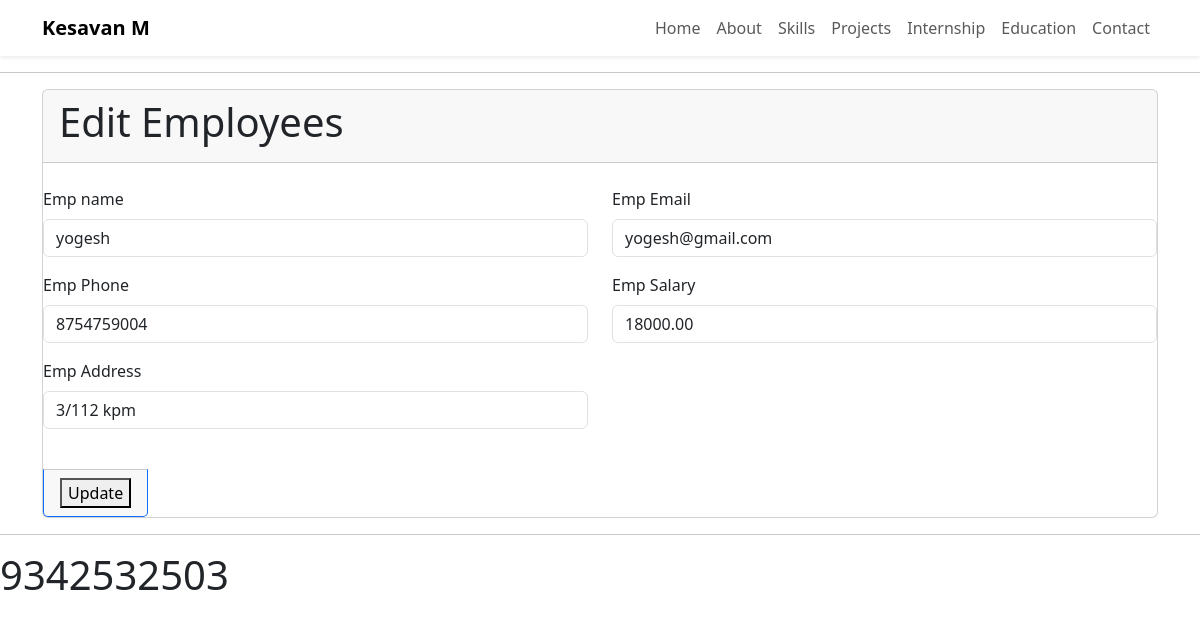
Screenshot of /employee_edit/6 with the database file from the repository.
### Myapp/models.py (models this page shows, shortened)
class Portfolio(models.Model):
    name = models.CharField(max_length=100)
    title = models.CharField(max_length=100)
    profile_image = models.ImageField(upload_to='profile/')
    about = models.TextField()
    email = models.EmailField(unique=True)
    phone = models.CharField(max_length=15)
    location = models.CharField(max_length=100)
    hero_description = models.TextField(blank=True, null=True)
    github = models.URLField()
    linkedin = models.URLField()
    resume = models.FileField(upload_to='resume/')

class Employee(models.Model):
    emp_name = models.CharField(max_length=100)
    emp_email = models.EmailField(unique=True)
    emp_phone = models.CharField(max_length=15)
    emp_salary = models.DecimalField(max_digits=10,decimal_places=2)
    emp_address = models.TextField()

### Myapp/views.py (the view, shortened to what this page needs)
# urls.py: path("employee_edit/<int:emp_id>", views.EmployeeEditView, name="employee_edit"),
def EmployeeEditView(request,emp_id):
    employee = get_object_or_404(Employee, id = emp_id)
    context = {
        "employee" : employee
    }
    return render(request,"employee_edit.html",context)

### Myapp/context_processor.py (called while the page is built)
def profile_data(request):
    profile = Portfolio.objects.first()
    return {
        "profile" : profile,
    }

def skill_data(request):
    skills = Skill.objects.all()
    return {
        "skills": skills
    }

def education_data(request):
    educations = Education.objects.all()
    return{
        "educations" : educations
    }

### Myapp/templates/employee_edit.html (shortened to what this page needs)
{% extends 'base.html' %}
{% block content %}
<div class="container">
    <div class="card">
        <div class="card-header">
            <h1>Edit Employees</h1>
        </div>
        <form method="post">
            <div class="row py-4">
                <div class="col-6">
                    <label for="emp_name" class="form-label">Emp name</label>
                    <input type="text" name="emp_name" value="{{ employee.emp_name }}" class="form-control ">
                </div>
                <div class="col-6 mb-3">
                    <label for="emp_email" class="form-label">Emp Email</label>
                    <input type="text" name="emp_email" value="{{ employee.emp_email }}" class="form-control">
                </div>
                <div class="col-6 mb-3">
                    <label for="emp_phone" class="form-label">Emp Phone</label>
                    <input type="text" name="emp_phone" value="{{ employee.emp_phone }}" class="form-control">
                </div>
                <div class="col-6 mb-3">
                    <label for="emp_salary" class="form-label">Emp Salary</label>
                    <input type="text" name="emp_salary" value="{{ employee.emp_salary }}" class="form-control">
                </div>
                <div class="col-6 mb-3">
                    <label for="emp_address" class="form-label">Emp Address</label>
                    <input type="text" name="emp_address" value="{{ employee.emp_address }}" class="form-control">
                </div>
            </div>
            <div class="card-footer btn btn-primary">
                <button type="submit">Update</button>
            </div>
        </form>
    </div>
</div>
{% endblock %}

### Myapp/templates/includes/navbar.html (shortened to what this page needs)
<nav class="navbar navbar-expand-lg bg-white shadow-sm sticky-top">
    <div class="container">
        <a class="navbar-brand fw-bold" href="#">
            {{ profile.name }}
        </a>
        <div class="collapse navbar-collapse"
             id="navbar">
            <ul class="navbar-nav ms-auto">
                <li class="nav-item">
                    <a class="nav-link" href="#home">Home</a>
                </li>
                <li class="nav-item">
                    <a class="nav-link" href="#about">About</a>
                </li>
                <li class="nav-item">
                    <a class="nav-link" href="#skills">Skills</a>
                </li>
                <li class="nav-item">
                    <a class="nav-link" href="#projects">Projects</a>
                </li>
                <li class="nav-item">
                    <a class="nav-link" href="#internship">Internship</a>
                </li>
                <li class="nav-item">
                    <a class="nav-link" href="#education">Education</a>
                </li>
                <li class="nav-item">
                    <a class="nav-link" href="#contact">Contact</a>
                </li>
            </ul>
        </div>
    </div>
</nav>
<div class="position-fixed top-0 end-0 p-3" style="z-index: 1055;">
</div>

### Myapp/templates/includes/footer.html (shortened to what this page needs)
<!DOCTYPE html>
<html lang="en">
<head>
</head>
<body>
    <h1>{{ profile.phone }}</h1>
</body>
</html>

### rows the page displays
Portfolio: name "Kesavan M", phone "9342532503"
Employee: emp_name "yogesh", emp_email "yogesh@gmail.com", emp_phone "8754759004", emp_salary "18000.00", emp_address "3/112 kpm"
